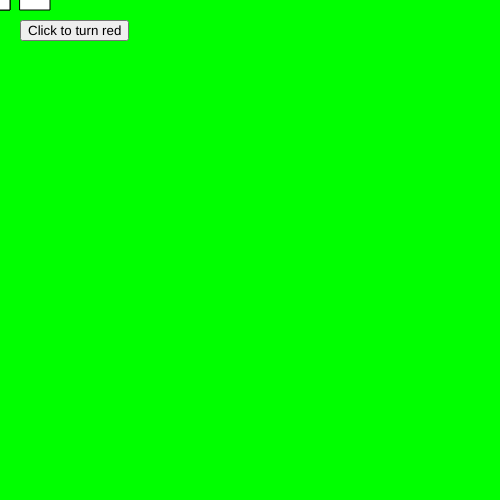
Frame 1 (no input)
Frame 60 (no input): identical to frame 1, image omitted
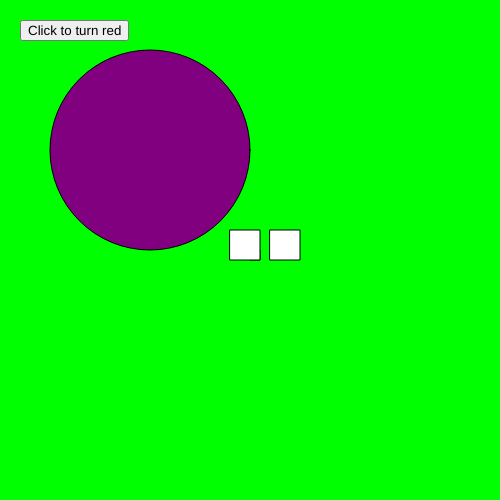
Frame 120 (the mouse pressed at the canvas centre since frame 60)

The p5.js sketch that drew these frames (run headless with seeded random() and noise() and a simulated clock; from frame 60 on, the mouse is pressed at the canvas centre):

// p5.js sketch
// ── sketch.js
var pointX = 0;
var pointY = 0;

var faceColor = "purple";
var colorButton;


function setup() {
  // put setup code here
  createCanvas(500,500);
  pointX = width/2;
  pointY = height/2;

  colorButton = createButton("Click to turn red")
  colorButton.position(20,20);
  colorButton.mousePressed(function(){
    faceColor = "red";
  });
}

function draw() {
  // put drawing code here
  background(0,255,0)
  pointX = mouseX;
  pointY = mouseY;
  fill(faceColor);
  ellipse(pointX -100, pointY -100,200,200);
  fill("0,255,0");
  rect(pointX, pointY, 10, 10);
  rect(pointX + 20, pointY -20,30,30);
  rect(pointX -20, pointY -20,30,30);
}

function mousePressed(){
  //faceColor = "orange";
}

function mouseReleased(){
  //faceColor = "purple";
}

function keyPressed(){
if(key == "y"){
  faceColor = "yellow";
}


}
